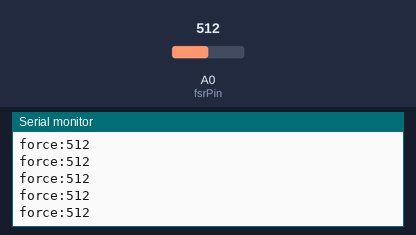
A sketch run on a simulated Arduino Uno, built with avr-gcc and run on an emulated ATmega328P. Parts: the last lines printed to the serial monitor. Inputs (shaded band) come from the test bench; at power-on: A0 (fsrPin) = 512.

Above: at 1.2 s.
1.3 s: A0 (fsrPin) set to 11
At 1.8 s:
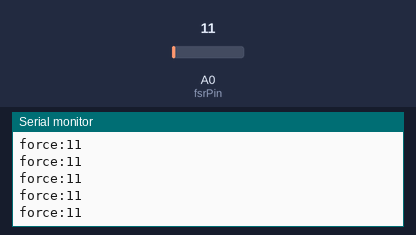
2.8 s: A0 (fsrPin) set to 8
At 3.8 s:
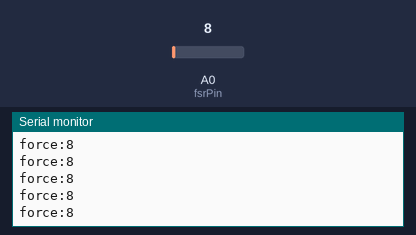
10.3 s: A0 (fsrPin) set to 108
At 11.3 s:
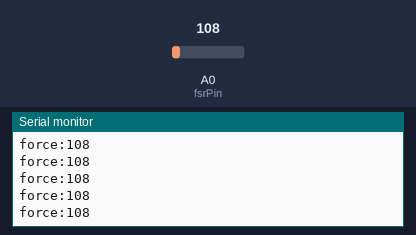
11.8 s: A0 (fsrPin) set to 95
At 12.6 s:
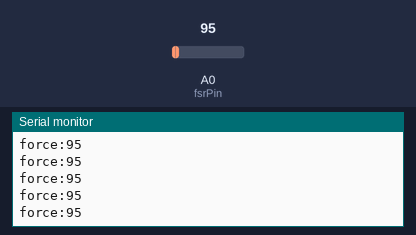
Timing chart, 0 to 14.8 s (numbered marks = the images above; inputs shaded):
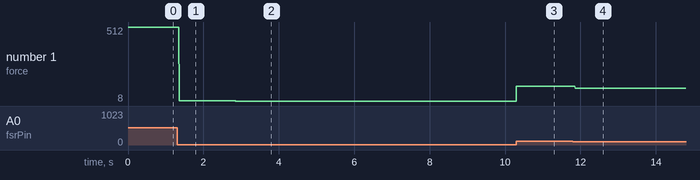

Measured:
- after the input at 1.3 s, the serial monitor: prints a new line after 0.06 s (image 1)
- after the input at 2.8 s, the serial monitor: prints a new line after 0.06 s (image 2)
- after the input at 10.3 s, the serial monitor: prints a new line at once (image 3)
- after the input at 11.8 s, the serial monitor: prints a new line after 0.06 s (image 4)
- plotted number 1: 512 → 11 after the input at 1.3 s, 11 → 8 after the input at 2.8 s, 8 → 108 after the input at 10.3 s, 108 → 95 after the input at 11.8 s

The sketch:

fsr_sender.ino
```cpp
/*
  fsr_sender.ino
  Reads the FSR on A0 and streams labeled readings over Serial
  so the p5.js web interface can parse them.

  Format sent, once per loop: "force:NNN\n"  (NNN = 0-1023, the ADC's
  theoretical range - in practice this glove's FSR + resistor combo tops
  out around 400 under a real hard press. The web interface's own
  PRESS_THRESHOLD (10) already treats anything below that as "not
  pressed," so there's no separate deadzone here - one place to tune
  instead of two.)

  IMPORTANT: Close the Arduino IDE's Serial Monitor before opening
  the web interface — only one program can hold the serial port
  at a time, and the browser needs it.
*/

const int fsrPin = A0;

void setup() {
  Serial.begin(9600);
}

void loop() {
  int val = analogRead(fsrPin);
  Serial.print("force:");
  Serial.println(val);
  delay(10); // ~100 readings/sec - fast enough to catch a quick hit
}
```
